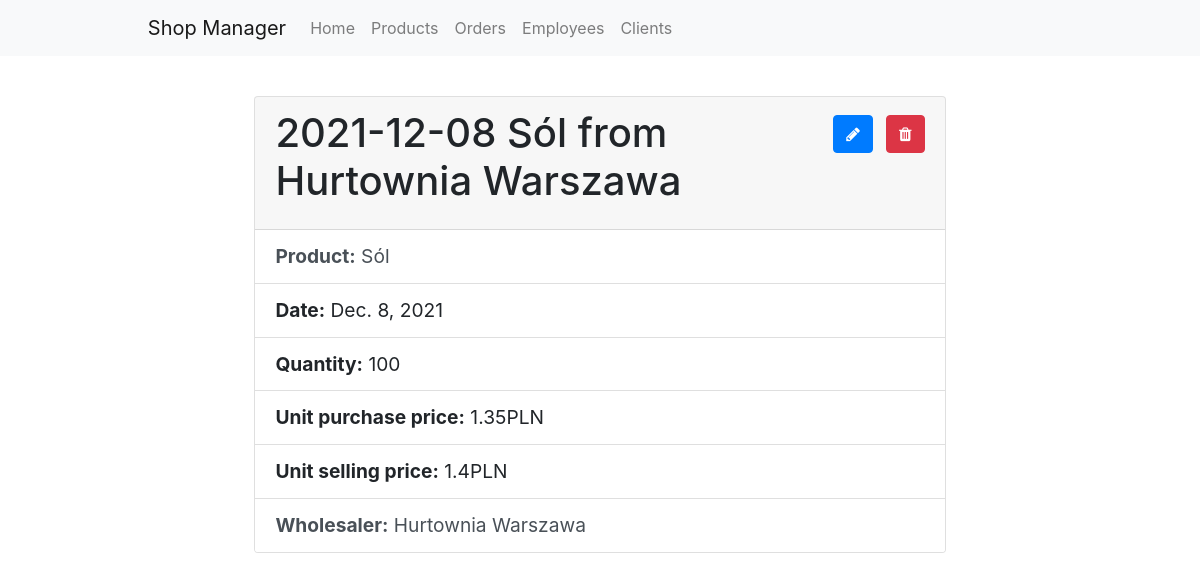
Screenshot of /products/delivered-items/9/ with the database file from the repository.
### products/models.py (models this page shows, shortened)
class DeliveredItems(models.Model):
    date = models.DateField(auto_now=False, help_text="Please pass the date of the delivery.")
    quantity = models.PositiveIntegerField(help_text="Please pass the quantity of the delivered items.")
    unit_purchase_price = models.FloatField(validators=[MinValueValidator(0)], help_text="Please pass the unit purchase price of the delivered items.")
    unit_selling_price = models.FloatField(validators=[MinValueValidator(0)], help_text="Please pass the unit selling price of the delivered items.")
    wholesaler = models.ForeignKey(Wholesaler, on_delete=models.SET_NULL, null=True, help_text="Please select the wholesaler of the delivered items.")
    product = models.ForeignKey(Product, on_delete=models.SET_NULL, null=True, help_text="Please select the product that has been delivered.")
    def __str__(self):
        return f'{self.date} {self.product} from {self.wholesaler}'
    class Meta:
        verbose_name_plural = "delivered items"
        ordering = ['-date']

class Product(models.Model):
    code = models.PositiveIntegerField(primary_key=True, help_text="Please pass the code of the product.")
    name = models.CharField(max_length=100, help_text="Please pass the name of the product.")
    description = models.TextField(max_length=1000, blank=True, help_text="Optional: Please pass the description of the product.")
    category = models.ForeignKey(Category, on_delete=models.SET_NULL, null=True, help_text="Please select the category of the product.")
    producer = models.ForeignKey(Producer, on_delete=models.SET_NULL, null=True, help_text="Please select the producer of the producer.")
    def __str__(self):
        return self.name
    class Meta:
        ordering = ['name']

class Wholesaler(models.Model):
    name = models.CharField(max_length=100, help_text="Please pass the name of the wholesaler.")
    def __str__(self):
        return self.name
    class Meta:
        ordering = ['name']

### products/views.py (the view)
# urls.py: path('delivered-items/<int:pk>/', views.DeliveredItemsDetailView.as_view(), name='delivered-items-detail'),
class DeliveredItemsDetailView(generic.DetailView):
    model = DeliveredItems

### products/templates/products/delivereditems_detail.html
{% extends "base.html" %}
{% block content %}
    <div style="width: 90%; margin-left: 5%; font-size:1.2rem;">
        <div class="card" style="width: 80%; margin-left: 10%;">
            <div class="card-header">
              <a href="delete/" class="btn btn-danger" style="float: right; margin-top: 1%;"><span class="fa fa-trash"></span></a>
              <a href="update/" class="btn btn-primary" style="float: right; margin-right: 2%; margin-top: 1%;"><span class="fa fa-pencil"></span></a>
              <h1 class="card-title">{{ object }}</h1>
            </div>
            <ul class="list-group list-group-flush">
                <a class="list-group-item list-group-item-action" href="{% url 'products:product-detail' object.product.code %}"><strong>Product:</strong> {{ object.product }}</a>
                <li class="list-group-item"><strong>Date:</strong> {{ object.date }}</li>
                <li class="list-group-item"><strong>Quantity:</strong> {{ object.quantity }}</li>
                <li class="list-group-item"><strong>Unit purchase price:</strong> {{ object.unit_purchase_price }}PLN</li>
                <li class="list-group-item"><strong>Unit selling price:</strong> {{ object.unit_selling_price }}PLN</li>
                <a class="list-group-item list-group-item-action" href="{% url 'products:wholesaler-detail' object.wholesaler.id %}"><strong>Wholesaler:</strong> {{ object.wholesaler }}</a>
            </ul>
        </div>
        <br>
      </div>
{% endblock %}

### rows the page displays
DeliveredItems: date+product+wholesaler "2021-12-08 Sól from Hurtownia Warszawa", product "Sól", date "Dec. 8, 2021", quantity "100", unit_purchase_price "1.35", unit_selling_price "1.4", wholesaler "Hurtownia Warszawa"
